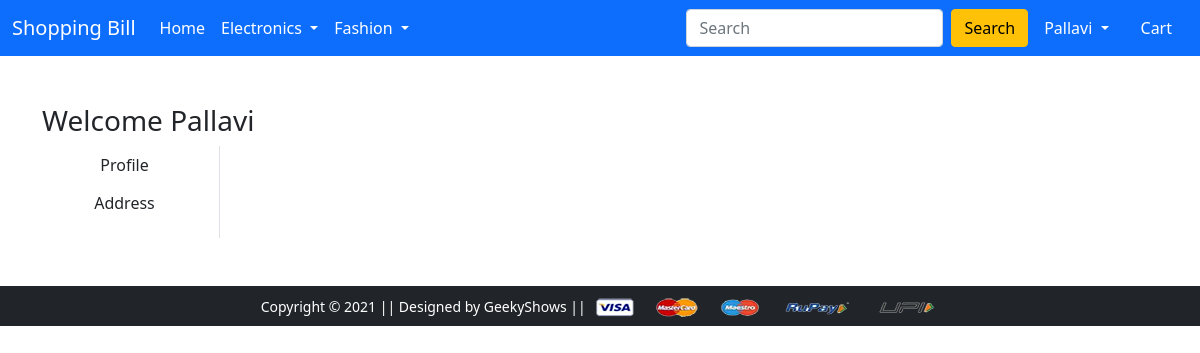
Page /orders/ (signed in) on the earlier database version.
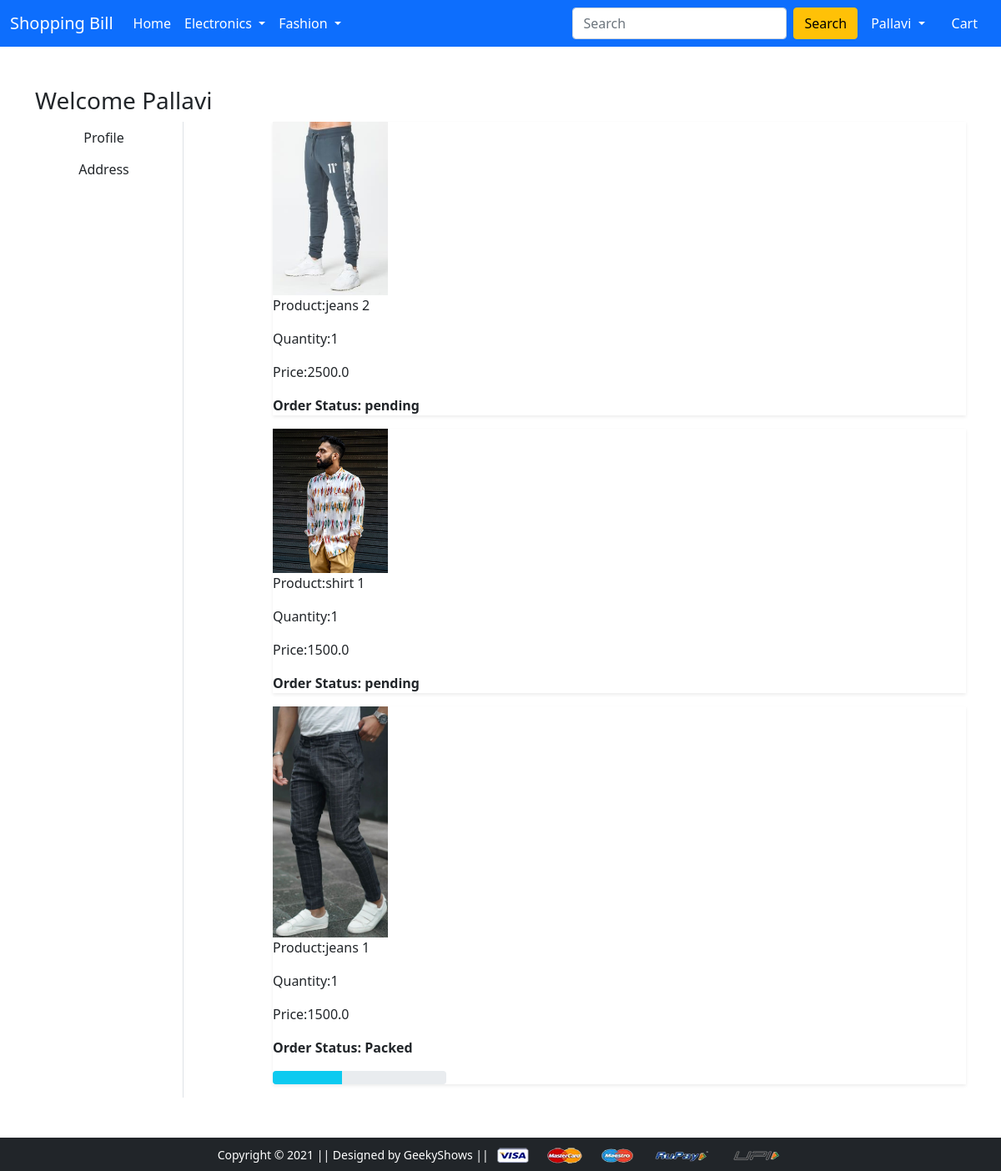
Same page on the later database version.
### app1/models.py (models this page shows, shortened)
class OrderPlaced(models.Model):
    user = models.ForeignKey(User, on_delete=models.CASCADE)
    customer = models.ForeignKey(Customer, on_delete=models.CASCADE)
    product = models.ForeignKey(Product, on_delete=models.CASCADE)
    quantity = models.PositiveIntegerField(default=1)
    ordered_date = models.DateTimeField(auto_now_add=True)
    status = models.CharField(max_length=50, choices=STATUS_CHOICES, default='pending')
    @property
    def total_cost(self):
        return self.quantity * self.product.discounted_price

class Product(models.Model):
    title = models.CharField(max_length=100)
    selling_price = models.FloatField()
    discounted_price = models.FloatField()
    description = models.TextField(max_length=200)
    brand = models.CharField(max_length=100)
    category = models.CharField(choices=CATEGORY_CHOICES, max_length=2)
    product_image = models.ImageField(upload_to='productimg')

### app1/views.py (the view)
# urls.py: path('orders/', views.orders, name='orders'),
@login_required
def orders(request):
    op = OrderPlaced.objects.filter(user=request.user)
    return render(request, 'app1/orders.html', {'order_placed':op}) #pass the all the data which is inside the op var into template

### app1/templates/app1/orders.html (shortened to what this page needs)
{% extends 'app1/base.html' %}
{% load static %}
{% block main-content %}
<div class="container my-5">
 <div class="row">
 <h3>Welcome <span class="text-capitalize">{{request.user}}</span></h3>
  <div class="col-sm-2 border-end">
   <ul class="list-unstyled">
    <li class="d-grid"><a href="{% url 'profile' %}" class="btn">Profile</a></li>
    <li class="d-grid"><a href="{% url 'address' %}" class="btn{{active}}">Address</a></li>
   </ul>
  </div>
  <div class="col-sm-9 offset-sm-1">
      {% for op in order_placed %}
      <div class="shadow-sm mb-3">
          <div class="col-sm-2">
              <img src="{{op.product.product_image.url}}" alt="" srcset="" class="img-fluid" height="150" width="150">
          </div>
          <div class="col-sm-7">
              <p>Product:{{op.product.title}}</p>
              <p>Quantity:{{op.quantity}}</p>
              <p>Price:{{op.total_cost}}</p>
          </div>
          <div class="col-sm-3 fw-bold text-right">
              <p>Order Status: {{op.status}}</p>
              {% if op.status == 'Packed' %}
              <div class="progress">
                  <div class="progress-bar bg-info" role="progressbar" style="width: 40%;" aria-valuenow="40" aria-valuemin="0" aria-valuemax="100"></div>
              </div>
              {% endif %}
          </div>
      </div>
      {% endfor %}
  </div>
 </div>
</div>
{% endblock main-content %}

Differences in the rows shown:
added OrderPlaced: product.product_image (picture), product "jeans 2", quantity "1", total_cost "2500.0", status "pending"
added OrderPlaced: product.product_image (picture), product "shirt 1", quantity "1", total_cost "1500.0", status "pending"
added OrderPlaced: product.product_image (picture), product "jeans 1", quantity "1", total_cost "1500.0", status "Packed"
